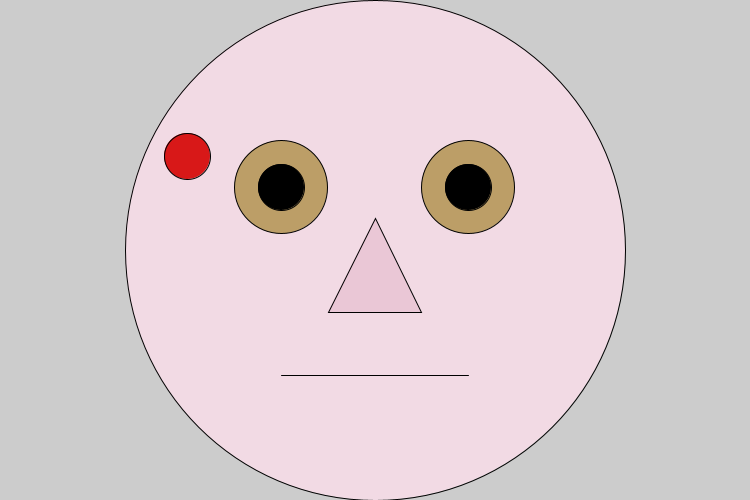
Frame 1 (no input)
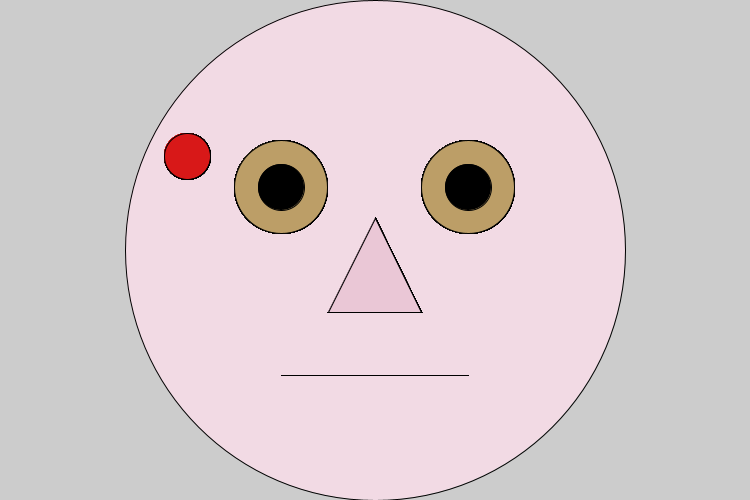
Frame 60 (the mouse pressed at the canvas centre just before this capture)
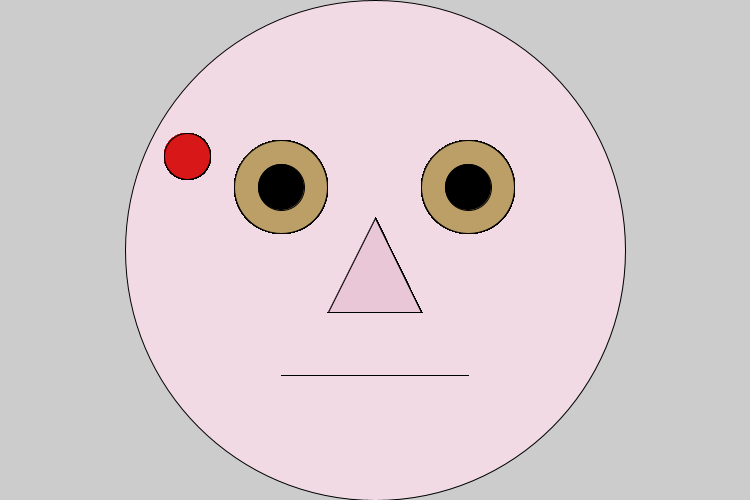
Frame 120 (the mouse held since frame 60 and released just before this capture)

The Processing sketch that drew these frames (run headless with seeded random() and noise(); from frame 60 on, the mouse is pressed at the canvas centre):

// Processing sketch: Measles
// ── Measles.pde
//Global Variables
float xFace, yFace, widthDiameterFace, heightDiameterFace;
float xLeftEye, yLeftEye, xRightEye, yRightEye, xLeftPupil, yLeftPupil, xRightPupil, yRightPupil,  eyeDiameter, eyeDiameterPupil;
float xNosebridge, yNosebridge, xLeftNostril, yLeftNostril, xRightNostril, yRightNostril;
float xLeftMouth, yLeftMouth, xRightMouth, yRightMouth;
float xMeasle, yMeasle, measleDiameter;
//
void setup()
{
  //CANVAS will be added to later
  size(750,500); //Landscape
  //
  //Population
  float xCenter = width/2;
  float yCenter = height/2;
  xFace = width/2;
  yFace = height/2;
  float smallerDimension;
  if (width >= height ) {
    smallerDimension = height ;
  } else {
    smallerDimension = width;
   //
  }//End dimension choice
  widthDiameterFace = smallerDimension;
  heightDiameterFace = smallerDimension;
  xLeftEye = width*6/16;
  yLeftEye = height*6/16;
  xRightEye = width*10/16;
  yRightEye = height*6/16;
  eyeDiameter = width*2/16;
  //
  xLeftPupil = width*6/16;
  yLeftPupil = height*6/16;
  xRightPupil = width*10/16;
  yRightPupil = height*6/16;
  eyeDiameterPupil = width*1/16;
  //
  xNosebridge = width*8/16;
  yNosebridge = height*7/16;
  xLeftNostril = width*7/16;
  yLeftNostril = height*10/16;
  xRightNostril = width*9/16;
  yRightNostril = height*10/16;
  //
  xLeftMouth = width*6/16;
  yLeftMouth = height*12/16;
  xRightMouth = width*10/16; 
  yRightMouth = height*12/16;
  //
  xMeasle = width*4/16;
  yMeasle = height*5/16;
  measleDiameter = width*1/16; 
  //
  //light pink
  fill(242,218,228);
  ellipse(xFace, yFace, widthDiameterFace, heightDiameterFace);
  //
}//End setup
//
void draw() 
{
  //
  //brown
  fill(188,158,103);
  ellipse(xLeftEye, yLeftEye, eyeDiameter, eyeDiameter);
  //
  //brown
  fill(188,158,103);
  ellipse(xRightEye, yRightEye, eyeDiameter, eyeDiameter);
  //
  fill(0,0,0);
  ellipse(xRightPupil, yRightPupil, eyeDiameterPupil, eyeDiameterPupil);
  //
  fill(0,0,0);
  ellipse(xLeftPupil, yLeftPupil, eyeDiameterPupil, eyeDiameterPupil);
  //
  //darker light pink
  fill(234,199,214);
  triangle(xNosebridge, yNosebridge, xLeftNostril, yLeftNostril, xRightNostril, yRightNostril);
  //
  line(xLeftMouth, yLeftMouth, xRightMouth, yRightMouth);
  //
  //Red
  fill(216,24,24);
  ellipse(xMeasle, yMeasle, measleDiameter, measleDiameter);
}//End draw
//
void keyPressed() {}//End keyPressed
//
void mousePressed() {}//End mousePressed
//

//End MAIN Program
